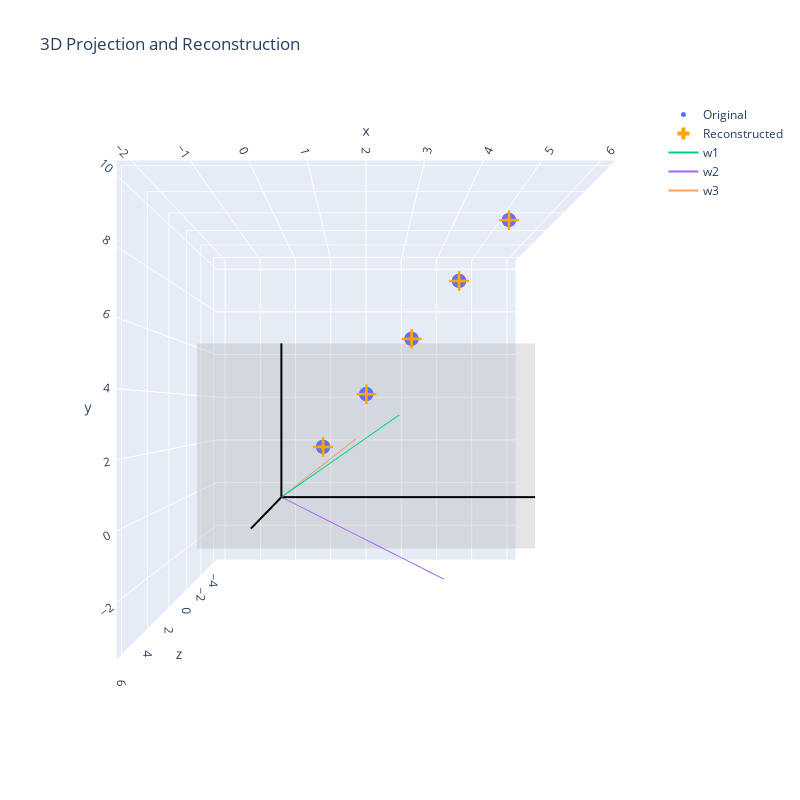

Write notebook code for a chart like this one.
### Code cell
fig = go.Figure()

# original
_ = fig.add_trace(go.Scatter3d(
    x=X[0], y=X[1], z=X[2],
    mode='markers',
    name='Original',
    marker=dict(size=5)
))

# reconstructed
_ = fig.add_trace(go.Scatter3d(
    x=X_reconstructed[0], y=X_reconstructed[1], z=X_reconstructed[2],
    mode='markers',
    name='Reconstructed',
    marker=dict(size=10, symbol='cross', color='orange')
))

# basis lines
for w, name in zip([w1, w2, w3], ['w1', 'w2', 'w3']):
  _ = fig.add_trace(go.Scatter3d(
      x=[0, w[0]*5], y=[0, w[1]*5], z=[0, w[2]*5],
      mode='lines+text',
      name=name
  ))

# coordinate axes
axes = [
    ([0, 6], [0, 0], [0, 0]),  # x-axis
    ([0, 0], [0, 6], [0, 0]),  # y-axis
    ([0, 0], [0, 0], [0, 6])   # z-axis
]
for a in axes:
  _ = fig.add_trace(go.Scatter3d(
      x=a[0], y=a[1], z=a[2],
      mode='lines',
      line=dict(color='black', width=4),
      showlegend=False
  ))

# XY plane
plane_x, plane_y = np.meshgrid(np.linspace(-2, 6, 2), np.linspace(-2, 6, 2))
plane_z = np.zeros_like(plane_x)
_ = fig.add_trace(go.Surface(
    x=plane_x, y=plane_y, z=plane_z,
    colorscale=[[0, 'rgba(200,200,200,0.3)'], [1, 'rgba(200,200,200,0.3)']],
    showscale=False,
    name='XY plane',
    hoverinfo='skip'
))

fig.update_layout(
    width=800,
    height=800,
    scene_camera=dict(
        eye=dict(x=0, y=0, z=2),
        up=dict(x=0, y=1, z=0),
        center=dict(x=0, y=0, z=0)
    ),
    scene=dict(aspectmode='cube'),
    title="3D Projection and Reconstruction"
)

### Figure 1 — Plotly figure (JSON) as saved in the notebook; plotly's stock layout.template omitted (floating-point values rounded to 4 significant figures)
{"data": [{"marker": {"size": 5}, "mode": "markers", "name": "Original", "type": "scatter3d", "x": [1.0, 2.0, 3.0, 4.0, 5.0], "y": [2.0, 4.0, 6.0, 8.0, 10.0], "z": [0.5, 1.0, 1.5, 2.0, 2.5]}, {"marker": {"color": "orange", "size": 10, "symbol": "cross"}, "mode": "markers", "name": "Reconstructed", "type": "scatter3d", "x": [1.0, 2.0, 3.0, 4.0, 5.0], "y": [2.0, 4.0, 6.0, 8.0, 10.0], "z": [0.5, 1.0, 1.5, 2.0, 2.5]}, {"mode": "lines+text", "name": "w1", "type": "scatter3d", "x": [0, 2.696], "y": [0, 3.235], "z": [0, 2.696]}, {"mode": "lines+text", "name": "w2", "type": "scatter3d", "x": [0, 3.841], "y": [0, -3.201], "z": [0, 0]}, {"mode": "lines+text", "name": "w3", "type": "scatter3d", "x": [0, 1.726], "y": [0, 2.071], "z": [0, -4.211]}, {"line": {"color": "black", "width": 4}, "mode": "lines", "showlegend": false, "type": "scatter3d", "x": [0, 6], "y": [0, 0], "z": [0, 0]}, {"line": {"color": "black", "width": 4}, "mode": "lines", "showlegend": false, "type": "scatter3d", "x": [0, 0], "y": [0, 6], "z": [0, 0]}, {"line": {"color": "black", "width": 4}, "mode": "lines", "showlegend": false, "type": "scatter3d", "x": [0, 0], "y": [0, 0], "z": [0, 6]}, {"colorscale": [[0, "rgba(200,200,200,0.3)"], [1, "rgba(200,200,200,0.3)"]], "hoverinfo": "skip", "name": "XY plane", "showscale": false, "type": "surface", "x": [[-2.0, 6.0], [-2.0, 6.0]], "y": [[-2.0, -2.0], [6.0, 6.0]], "z": [[0.0, 0.0], [0.0, 0.0]]}], "layout": {"height": 800, "scene": {"aspectmode": "cube", "camera": {"center": {"x": 0, "y": 0, "z": 0}, "eye": {"x": 0, "y": 0, "z": 2}, "up": {"x": 0, "y": 1, "z": 0}}}, "title": {"text": "3D Projection and Reconstruction"}, "width": 800}}
